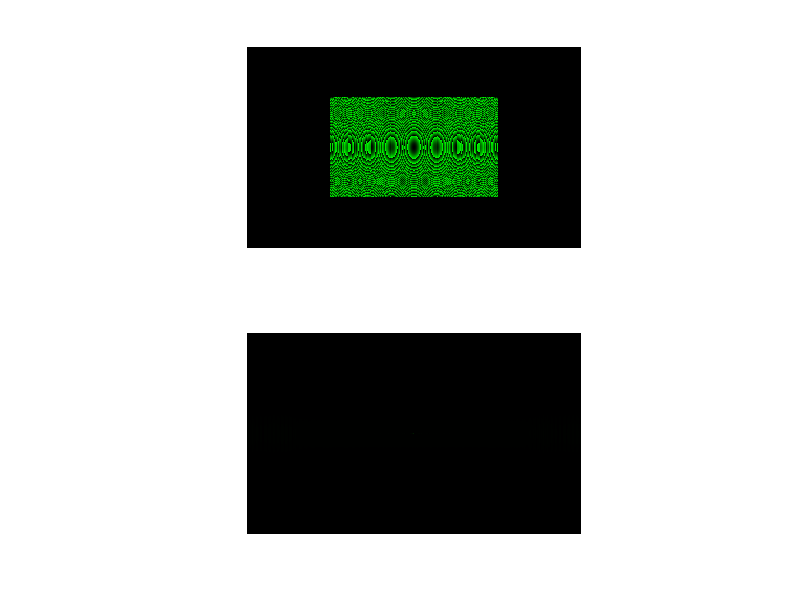

This figure's MATLAB source: (Note: this script raises an error after producing the figure.)


    slm_mask = false(1152, 1920);
    slm_mask(1152/4+1:1152*3/4,1920/4+1:1920*3/4)=true;
    
% %-------------------------------------------------------
% calculate input beam or input intensity,
% in this example a gaussian beam was selected, 
% clear all; close all;


	x = linspace(-15,15,1920);
	y = linspace(-10,10,1152);
	[X,Y] = meshgrid(x,y);
	x0 = 0;     		% center
	y0 = 0;     		% center
	sigma = 2; 			% beam waist
	A = 1;      		% peak of the beam 
	res = ((X-x0).^2 + (Y-y0).^2)./(2*sigma^2);
	input_intensity = A  * exp(-res).*slm_mask;
    input_intensity = input_intensity/sqrt(sum(input_intensity.^2,[1 2]));
    power = sum(fft2(input_intensity).^2,[1 2]);
% 	surf(input_intensity);
% 	shading interp 
%---------------------------------------------------------
% 	Target=double(rgb2gray(imread('ThorLabsDog.png')));
% 	Target=1-double(Target);
	 Target = ones(1000,1000);
    m=2;
    n=4;
    Target = padarray(imresize(Target,floor([1152/n 1920]/m)),[ceil(1152*(1-1/m*1/n)/2) ceil(1920*(1-1/m)/2)],'both');
    Target = imresize(Target,[1152 1920]);
    Target = circshift(Target,[0 0]);
    Target = Target/sum(Target,[1 2])*power;
    
    s_mask = Target>0;
    f_mask = Target==0;
    m = 0.65;
    Target_sqrt = sqrt(Target);
    
    x = (linspace(-1920/2,1920/2,1920));
    y = (linspace(-1152/2,1152/2,1152));
    [X,Y] = meshgrid(x,y);
    
    R = 1.4e-3; a = .75;
    A = 4*R*(a*X.^2+(1-a)*Y.^2);
    A = mod(A,2*pi).*slm_mask;
    
    B = abs(input_intensity) .* exp(1i*A);
    C = fftshift(fft2(B));
    C_abs = abs(C);

    D = (m*abs(Target_sqrt.*s_mask) - (1-m)* C_abs.*f_mask).*exp(1i*angle(C));
    
     figure(122);subplot(2,1,1);imshowpair(A,abs(input_intensity));subplot(2,1,2);imshowpair(abs(C),abs(Target))
    
    %   
    %   D = abs(Target_sqrt) .* exp(1i*angle(C));
    A = ifft2(fftshift(D));
    

	error = [];
A = gpuArray(A);
Target = gpuArray(Target);
Target_sqrt = gpuArray(Target_sqrt);
input_intensity = gpuArray(input_intensity);
s_mask = gpuArray(s_mask);
f_mask = gpuArray(f_mask);
%%
	iteration_num = 200;
    tic;
for i=1:iteration_num
  B = abs(input_intensity) .* (A)./(abs(A));%
%   B = abs(input_intensity) .* exp(1i*angle(A));
  C = fftshift(fft2(B));

  D = (m*abs(Target_sqrt.*s_mask) - (1-m)* abs(C).*f_mask).*(C)./(abs(C));%
% D = (m*abs(Target_sqrt.*s_mask) - (1-m)* abs(C).*f_mask).* exp(1i*angle(C));
  A = ifft2(fftshift(D));
  error = [error; sum(abs(C) - abs(Target_sqrt),[1 2])];
%   i 
%   figure(10);clf;imshow(angle(D),[]);pause
end
toc;
A = gather(A);
C = gather(C);
figure(123);clf;plot(error)
 %%
x = (linspace(-1920/2,1920/2,1920))*9.2e-3;
y = (linspace(-1152/2,1152/2,1152))*9.2e-3;
[X,Y] = meshgrid(x,y);
theta = 45;
Gx = 1/(4/1920*max(X(:)*2));
Gy = 1/(4/1152*max(Y(:)*2));
lambda = .594e-3;
k=2*pi/lambda;
f=3050; %mm
% figure(101);clf;
% surf(abs(fftshift(fft2(fftshift(abs(input_intensity) .* exp(1i*pic_fft))))),'edgecolor','none');shading interp
% xlim([1200 1600]);ylim([200 400])
pic_fft_out = angle(A);
pic_fft_out = reshape(pic_fft_out(slm_mask),1152/2,1920/2);

pic_fft_out = imresize(pic_fft_out,[1152 1920],'nearest');
% figure(100);clf;imshow(mod(pic_fft_out,2*pi),[])
% figure(100);clf;imshow(mod(pic_fft_out,2*pi),[])
% pic_fft_out = mod(pic_fft_out+ 2*pi*Gx*X-2*pi*Gy*Y,2*pi); % blaze
pic_fft_out = mod(pic_fft_out+ 2*pi*Gx*X-2*pi*Gy*Y + k/2/f*(X.^2+Y.^2),2*pi); % blaze + lens


figure(101);clf
imshow(abs(C),[],'initialmagnification','fit')
% imshow(abs(fftshift(fft2(fftshift(abs(input_intensity_r) .* exp(1i*angle(A)))))),[]);
% % imshow(input_intensity,[])
% % imshow(abs(fftshift(fft2(fftshift(abs(input_intensity) .* exp(1i*pic_fft_out))))),[]);


pic_fft_out = uint8(mat2gray(pic_fft_out)*255);
% figure(100);clf;imshow(pic_fft_uint8,[])
imwrite(pic_fft_out,'C:\Program Files\Meadowlark Optics\Blink 1920 HDMI\Image Files\square_400_strip_MRAF_test.bmp')